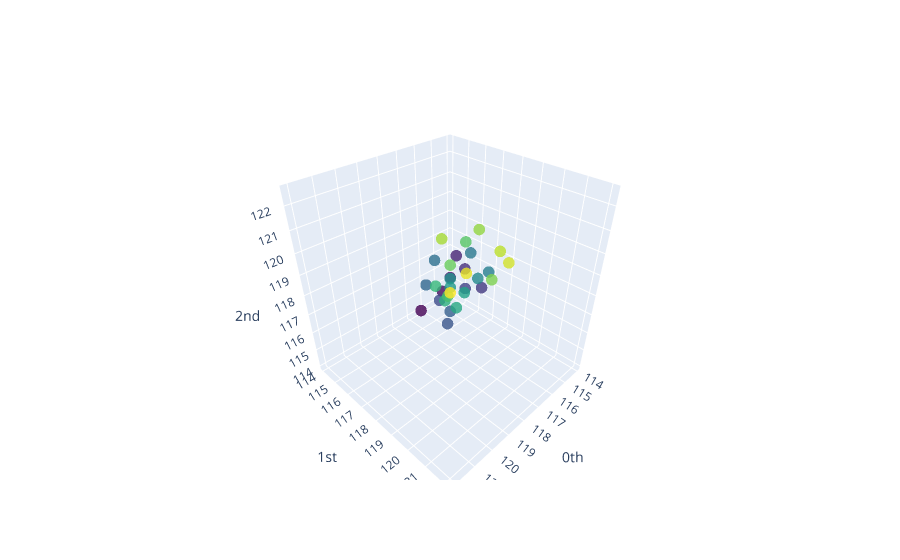

The notebook cell this image was saved under:
### Markdown cell above
Now that we have our point clouds, let's visualise one of them:

### Code cell
window_num = 42
point_cloud = price_embedded_windows[window_num][:, :3]
plot_point_cloud(point_cloud)

### Figure 1 — Plotly figure (JSON) as saved in the notebook; plotly's stock layout.template omitted (floating-point values rounded to 4 significant figures)
{"data": [{"marker": {"color": [0, 1, 2, 3, 4, 5, 6, 7, 8, 9, 10, 11, 12, 13, 14, 15, 16, 17, 18, 19, 20, 21, 22, 23, 24, 25, 26, 27, 28, 29, 30], "colorscale": [[0, "#440154"], [0.1111, "#482878"], [0.2222, "#3e4989"], [0.3333, "#31688e"], [0.4444, "#26828e"], [0.5556, "#1f9e89"], [0.6667, "#35b779"], [0.7778, "#6ece58"], [0.8889, "#b5de2b"], [1, "#fde725"]], "opacity": 0.8, "size": 4}, "mode": "markers", "type": "scatter3d", "x": [116.3, 114.7, 114.1, 114.1, 114.1, 114.5, 115.1, 116.7, 116.2, 116.0, 116.0, 116.0, 114.2, 114.9, 115.7, 117.5, 117.5, 117.5, 117.5, 118.3, 117.8, 118.0, 116.9, 117.8, 117.8, 117.8, 120.0, 119.3, 119.6, 121.4, 122.0], "y": [114.1, 114.1, 114.1, 114.5, 115.1, 116.7, 116.2, 116.0, 116.0, 116.0, 114.2, 114.9, 115.7, 117.5, 117.5, 117.5, 117.5, 118.3, 117.8, 118.0, 116.9, 117.8, 117.8, 117.8, 120.0, 119.3, 119.6, 121.4, 122.0, 122.0, 122.0], "z": [114.1, 114.5, 115.1, 116.7, 116.2, 116.0, 116.0, 116.0, 114.2, 114.9, 115.7, 117.5, 117.5, 117.5, 117.5, 118.3, 117.8, 118.0, 116.9, 117.8, 117.8, 117.8, 120.0, 119.3, 119.6, 121.4, 122.0, 122.0, 122.0, 122.5, 122.2]}], "layout": {"scene": {"xaxis": {"exponentformat": "e", "showexponent": "all", "title": {"text": "0th"}, "type": "linear"}, "yaxis": {"exponentformat": "e", "showexponent": "all", "title": {"text": "1st"}, "type": "linear"}, "zaxis": {"exponentformat": "e", "showexponent": "all", "title": {"text": "2nd"}, "type": "linear"}}}}
